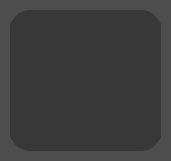
   <widget class="QFrame" name="frame_2">
    <property name="geometry">
     <rect>
      <x>10</x>
      <y>354</y>
      <width>171</width>
      <height>161</height>
     </rect>
    </property>
    <property name="styleSheet">
     <string notr="true">QFrame {
	background-color: #4d4d4d;
	border-radius: 20px;
}</string>
    </property>
    <property name="frameShape">
     <enum>QFrame::StyledPanel</enum>
    </property>
    <property name="frameShadow">
     <enum>QFrame::Raised</enum>
    </property>
    <widget class="QFrame" name="frame_11">
     <property name="geometry">
      <rect>
       <x>10</x>
       <y>10</y>
       <width>151</width>
       <height>141</height>
      </rect>
     </property>
     <property name="styleSheet">
      <string notr="true">QFrame {
	background-color: rgb(56, 56, 56);
	border-radius: 20px;
}</string>
     </property>
     <property name="frameShape">
      <enum>QFrame::StyledPanel</enum>
     </property>
     <property name="frameShadow">
      <enum>QFrame::Raised</enum>
     </property>
     <widget class="QLabel" name="label_62">
      <property name="geometry">
       <rect>
        <x>0</x>
        <y>10</y>
        <width>151</width>
        <height>121</height>
       </rect>
      </property>
      <property name="styleSheet">
       <string notr="true">image: url(&quot;C:/laragon/www/QT Drone/assets/compas.png&quot;);
border-radius: 5px;</string>
      </property>
      <property name="text">
       <string/>
      </property>
     </widget>
     <widget class="QLabel" name="DroneBottomView">
      <property name="geometry">
       <rect>
        <x>35</x>
        <y>26</y>
        <width>81</width>
        <height>81</height>
       </rect>
      </property>
      <property name="styleSheet">
       <string notr="true"> image: url(&quot;C:/laragon/www/QT Drone/assets/Drone 3.png&quot;);
background: transparent;</string>
      </property>
      <property name="text">
       <string/>
      </property>
     </widget>
    </widget>
   </widget>
